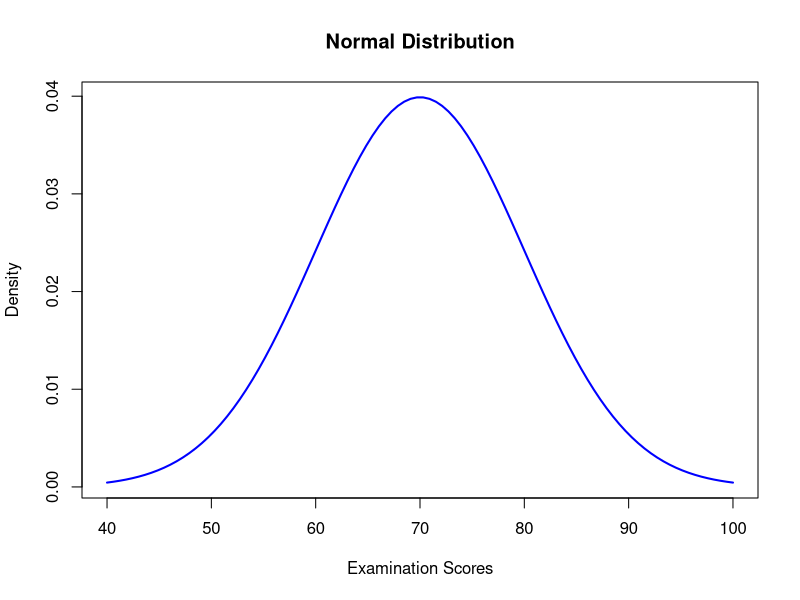

Generate this figure with R:
# Define the mean and standard deviation
mu <- 70
sigma <- 10

# Generate examination scores
x <- seq(40, 100, length.out = 100)

# Calculate normal density
y <- dnorm(x, mean = mu, sd = sigma)

# Plot the normal distribution
plot(x, y,
     type = "l",
     col = "blue",
     lwd = 2,
     main = "Normal Distribution",
     xlab = "Examination Scores",
     ylab = "Density")
